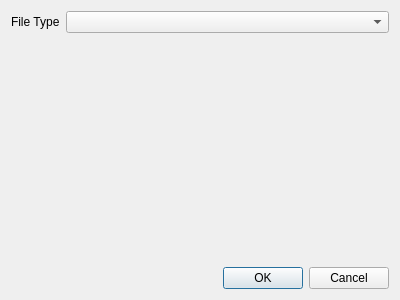
<?xml version="1.0" encoding="UTF-8"?>
<ui version="4.0">
 <class>ImportFileDialog</class>
 <widget class="QDialog" name="ImportFileDialog">
  <property name="geometry">
   <rect>
    <x>0</x>
    <y>0</y>
    <width>400</width>
    <height>300</height>
   </rect>
  </property>
  <property name="windowTitle">
   <string>Dialog</string>
  </property>
  <layout class="QVBoxLayout" name="verticalLayout" stretch="0,0,0">
   <item>
    <layout class="QHBoxLayout" name="horizontalLayout">
     <item>
      <widget class="QLabel" name="label">
       <property name="sizePolicy">
        <sizepolicy hsizetype="Fixed" vsizetype="Preferred">
         <horstretch>0</horstretch>
         <verstretch>0</verstretch>
        </sizepolicy>
       </property>
       <property name="text">
        <string>File Type</string>
       </property>
      </widget>
     </item>
     <item>
      <widget class="QComboBox" name="comboBox"/>
     </item>
    </layout>
   </item>
   <item>
    <widget class="QStackedWidget" name="placeholderStackedWidget">
     <widget class="QWidget" name="dummyPage" native="true"/>
    </widget>
   </item>
   <item>
    <widget class="QDialogButtonBox" name="buttonBox">
     <property name="orientation">
      <enum>Qt::Horizontal</enum>
     </property>
     <property name="standardButtons">
      <set>QDialogButtonBox::Cancel|QDialogButtonBox::Ok</set>
     </property>
    </widget>
   </item>
  </layout>
 </widget>
 <resources/>
 <connections>
  <connection>
   <sender>buttonBox</sender>
   <signal>accepted()</signal>
   <receiver>ImportFileDialog</receiver>
   <slot>accept()</slot>
   <hints>
    <hint type="sourcelabel">
     <x>248</x>
     <y>254</y>
    </hint>
    <hint type="destinationlabel">
     <x>157</x>
     <y>274</y>
    </hint>
   </hints>
  </connection>
  <connection>
   <sender>buttonBox</sender>
   <signal>rejected()</signal>
   <receiver>ImportFileDialog</receiver>
   <slot>reject()</slot>
   <hints>
    <hint type="sourcelabel">
     <x>316</x>
     <y>260</y>
    </hint>
    <hint type="destinationlabel">
     <x>286</x>
     <y>274</y>
    </hint>
   </hints>
  </connection>
 </connections>
</ui>
